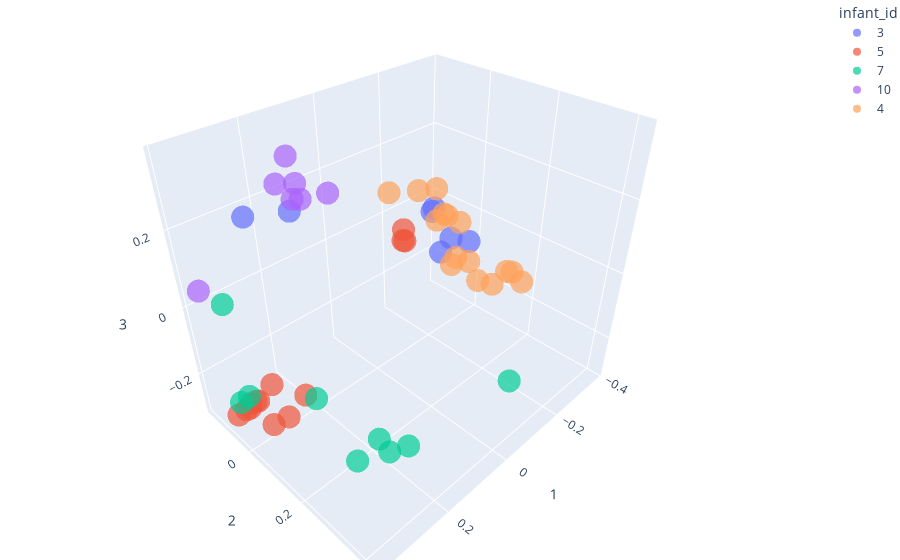

Source (notebook cell):
### Markdown cell above
### Infant clustering
When labelling by `infant_id`, distinct clusters are forming. However, multiple clusters also appear within the same infant.

### Code cell
fig = px.scatter_3d(pcoa_braycurtis_metadata_246_merged,
                    x=1,
                    y=2,
                    z=3,
                    color='infant_id',
                    opacity=0.7)

fig.update_layout(margin=dict(l=0, r=0, b=0, t=0))
fig.show()

### Figure 1 — Plotly figure (JSON) as saved in the notebook; plotly's stock layout.template omitted (floating-point values rounded to 4 significant figures)
{"data": [{"hovertemplate": "infant_id=3<br>1=%{x}<br>2=%{y}<br>3=%{z}<extra></extra>", "legendgroup": "3", "marker": {"color": "#636efa", "opacity": 0.7, "symbol": "circle"}, "mode": "markers", "name": "3", "scene": "scene", "showlegend": true, "type": "scatter3d", "x": [0.0599, 0.1006, 0.2471, 0.2213, 0.07684, -0.2635, -0.3277], "y": [0.3397, 0.306, -0.1442, -0.0002277, 0.3098, -0.04965, -0.1167], "z": [0.2512, 0.2307, 0.1826, 0.2443, 0.253, 0.04115, -0.02188]}, {"hovertemplate": "infant_id=5<br>1=%{x}<br>2=%{y}<br>3=%{z}<extra></extra>", "legendgroup": "5", "marker": {"color": "#EF553B", "opacity": 0.7, "symbol": "circle"}, "mode": "markers", "name": "5", "scene": "scene", "showlegend": true, "type": "scatter3d", "x": [-0.2613, -0.2536, 0.337, 0.3803, 0.3545, 0.3185, 0.3418, 0.2775, 0.324, 0.2263, 0.2865, 0.3292, -0.2579], "y": [-0.1646, -0.159, -0.09119, -0.07756, -0.08518, -0.08627, -0.08928, -0.08198, -0.08842, -0.0164, -0.008586, -0.009741, -0.1559], "z": [-0.07388, -0.1038, -0.2859, -0.2827, -0.2895, -0.2863, -0.2959, -0.2557, -0.2843, -0.2817, -0.3079, -0.303, -0.1061]}, {"hovertemplate": "infant_id=7<br>1=%{x}<br>2=%{y}<br>3=%{z}<extra></extra>", "legendgroup": "7", "marker": {"color": "#00cc96", "opacity": 0.7, "symbol": "circle"}, "mode": "markers", "name": "7", "scene": "scene", "showlegend": true, "type": "scatter3d", "x": [0.3318, 0.3721, 0.3554, 0.248, 0.2311, 0.2801, 0.2403, 0.301, -0.000987], "y": [-0.1492, -0.06793, -0.05636, 0.3112, 0.3509, 0.1087, 0.2705, 0.2673, 0.4229], "z": [-0.01385, -0.2394, -0.2229, -0.2029, -0.1655, -0.1665, -0.2018, -0.2241, -0.08994]}, {"hovertemplate": "infant_id=10<br>1=%{x}<br>2=%{y}<br>3=%{z}<extra></extra>", "legendgroup": "10", "marker": {"color": "#ab63fa", "opacity": 0.7, "symbol": "circle"}, "mode": "markers", "name": "10", "scene": "scene", "showlegend": true, "type": "scatter3d", "x": [0.3851, 0.2053, 0.2426, 0.2177, 0.2549, 0.2468, 0.2019], "y": [-0.1381, 0.1108, 0.07319, 0.002691, 0.01228, 0.05273, 0.0006486], "z": [0.05739, 0.3211, 0.308, 0.3653, 0.3224, 0.3017, 0.3002]}, {"hovertemplate": "infant_id=4<br>1=%{x}<br>2=%{y}<br>3=%{z}<extra></extra>", "legendgroup": "4", "marker": {"color": "#FFA15A", "opacity": 0.7, "symbol": "circle"}, "mode": "markers", "name": "4", "scene": "scene", "showlegend": true, "type": "scatter3d", "x": [-0.3454, -0.3343, -0.3625, -0.3739, -0.3799, -0.3758, -0.2425, -0.1838, -0.3675, -0.2659, -0.2144, -0.2914, -0.3766, -0.3748, -0.3392], "y": [-0.05203, -0.02708, -0.1332, -0.01088, -0.1054, -0.115, -0.08821, -0.1388, -0.1335, 0.1594, 0.1516, 0.01825, 0.1229, 0.1422, 0.2003], "z": [-0.1798, -0.1384, 0.03117, -0.1631, -0.05178, -0.04834, 0.08608, 0.08302, -0.07392, -0.1031, -0.06947, 0.01379, -0.1341, -0.1265, -0.1123]}], "layout": {"legend": {"title": {"text": "infant_id"}, "tracegroupgap": 0}, "margin": {"b": 0, "l": 0, "r": 0, "t": 0}, "scene": {"domain": {"x": [0, 1], "y": [0, 1]}, "xaxis": {"title": {"text": "1"}}, "yaxis": {"title": {"text": "2"}}, "zaxis": {"title": {"text": "3"}}}}}
